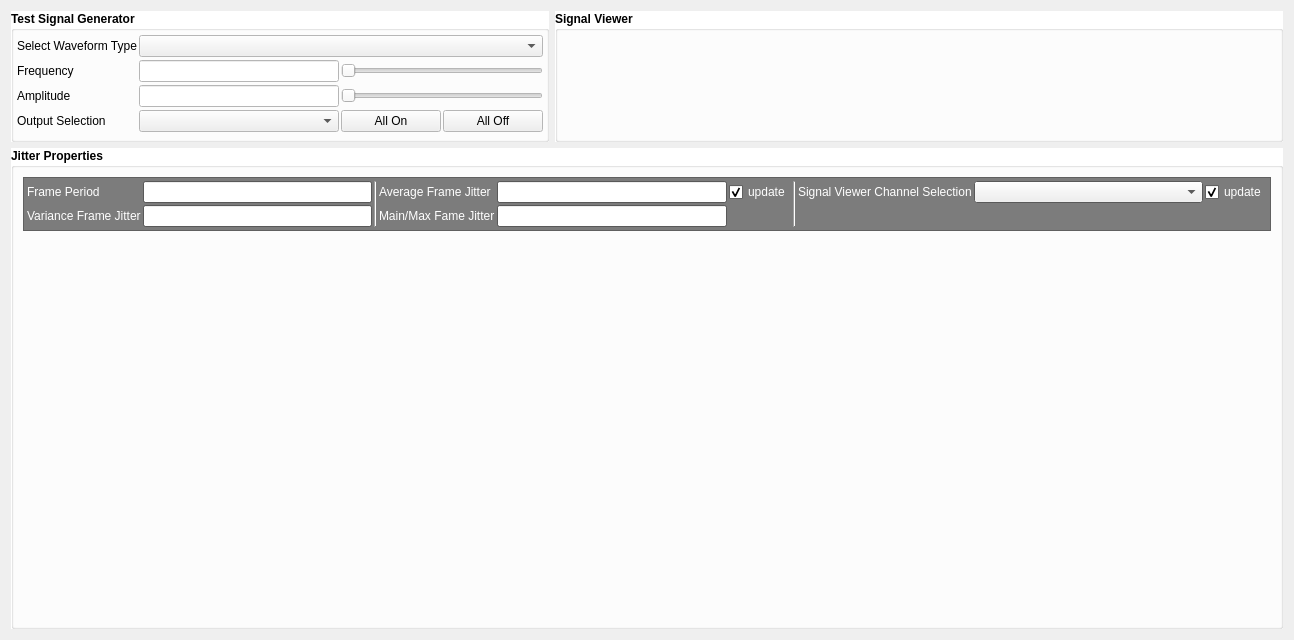
<?xml version="1.0" encoding="UTF-8"?>
<ui version="4.0">
 <class>widget_measureJitter</class>
 <widget class="QWidget" name="widget_measureJitter">
  <property name="geometry">
   <rect>
    <x>0</x>
    <y>0</y>
    <width>1271</width>
    <height>640</height>
   </rect>
  </property>
  <property name="minimumSize">
   <size>
    <width>0</width>
    <height>0</height>
   </size>
  </property>
  <property name="windowTitle">
   <string>Form</string>
  </property>
  <layout class="QGridLayout" name="gridLayout_3" rowstretch="1,10" columnstretch="1,10">
   <item row="1" column="0" colspan="2">
    <widget class="QGroupBox" name="groupBox_3">
     <property name="minimumSize">
      <size>
       <width>0</width>
       <height>0</height>
      </size>
     </property>
     <property name="palette">
      <palette>
       <active>
        <colorrole role="Base">
         <brush brushstyle="SolidPattern">
          <color alpha="255">
           <red>255</red>
           <green>255</green>
           <blue>255</blue>
          </color>
         </brush>
        </colorrole>
        <colorrole role="Window">
         <brush brushstyle="SolidPattern">
          <color alpha="255">
           <red>255</red>
           <green>255</green>
           <blue>255</blue>
          </color>
         </brush>
        </colorrole>
       </active>
       <inactive>
        <colorrole role="Base">
         <brush brushstyle="SolidPattern">
          <color alpha="255">
           <red>255</red>
           <green>255</green>
           <blue>255</blue>
          </color>
         </brush>
        </colorrole>
        <colorrole role="Window">
         <brush brushstyle="SolidPattern">
          <color alpha="255">
           <red>255</red>
           <green>255</green>
           <blue>255</blue>
          </color>
         </brush>
        </colorrole>
       </inactive>
       <disabled>
        <colorrole role="Base">
         <brush brushstyle="SolidPattern">
          <color alpha="255">
           <red>255</red>
           <green>255</green>
           <blue>255</blue>
          </color>
         </brush>
        </colorrole>
        <colorrole role="Window">
         <brush brushstyle="SolidPattern">
          <color alpha="255">
           <red>255</red>
           <green>255</green>
           <blue>255</blue>
          </color>
         </brush>
        </colorrole>
       </disabled>
      </palette>
     </property>
     <property name="font">
      <font>
       <weight>75</weight>
       <bold>true</bold>
      </font>
     </property>
     <property name="autoFillBackground">
      <bool>true</bool>
     </property>
     <property name="title">
      <string>Jitter Properties</string>
     </property>
     <layout class="QVBoxLayout" name="verticalLayout" stretch="1,10">
      <item>
       <widget class="QFrame" name="frame">
        <property name="minimumSize">
         <size>
          <width>0</width>
          <height>0</height>
         </size>
        </property>
        <property name="palette">
         <palette>
          <active>
           <colorrole role="WindowText">
            <brush brushstyle="SolidPattern">
             <color alpha="255">
              <red>255</red>
              <green>255</green>
              <blue>255</blue>
             </color>
            </brush>
           </colorrole>
           <colorrole role="Base">
            <brush brushstyle="SolidPattern">
             <color alpha="255">
              <red>255</red>
              <green>255</green>
              <blue>255</blue>
             </color>
            </brush>
           </colorrole>
           <colorrole role="Window">
            <brush brushstyle="SolidPattern">
             <color alpha="255">
              <red>124</red>
              <green>124</green>
              <blue>124</blue>
             </color>
            </brush>
           </colorrole>
          </active>
          <inactive>
           <colorrole role="WindowText">
            <brush brushstyle="SolidPattern">
             <color alpha="255">
              <red>255</red>
              <green>255</green>
              <blue>255</blue>
             </color>
            </brush>
           </colorrole>
           <colorrole role="Base">
            <brush brushstyle="SolidPattern">
             <color alpha="255">
              <red>255</red>
              <green>255</green>
              <blue>255</blue>
             </color>
            </brush>
           </colorrole>
           <colorrole role="Window">
            <brush brushstyle="SolidPattern">
             <color alpha="255">
              <red>124</red>
              <green>124</green>
              <blue>124</blue>
             </color>
            </brush>
           </colorrole>
          </inactive>
          <disabled>
           <colorrole role="WindowText">
            <brush brushstyle="SolidPattern">
             <color alpha="255">
              <red>120</red>
              <green>120</green>
              <blue>120</blue>
             </color>
            </brush>
           </colorrole>
           <colorrole role="Base">
            <brush brushstyle="SolidPattern">
             <color alpha="255">
              <red>124</red>
              <green>124</green>
              <blue>124</blue>
             </color>
            </brush>
           </colorrole>
           <colorrole role="Window">
            <brush brushstyle="SolidPattern">
             <color alpha="255">
              <red>124</red>
              <green>124</green>
              <blue>124</blue>
             </color>
            </brush>
           </colorrole>
          </disabled>
         </palette>
        </property>
        <property name="autoFillBackground">
         <bool>true</bool>
        </property>
        <property name="frameShape">
         <enum>QFrame::StyledPanel</enum>
        </property>
        <property name="frameShadow">
         <enum>QFrame::Raised</enum>
        </property>
        <layout class="QGridLayout" name="gridLayout_4" columnstretch="1,5,1,1,5,1,1,1,5,1">
         <property name="leftMargin">
          <number>3</number>
         </property>
         <property name="topMargin">
          <number>3</number>
         </property>
         <property name="rightMargin">
          <number>3</number>
         </property>
         <property name="bottomMargin">
          <number>3</number>
         </property>
         <property name="spacing">
          <number>2</number>
         </property>
         <item row="0" column="4">
          <widget class="QLineEdit" name="lineEdit_avrgDeltaT">
           <property name="font">
            <font>
             <weight>50</weight>
             <bold>false</bold>
            </font>
           </property>
          </widget>
         </item>
         <item row="0" column="1">
          <widget class="QLineEdit" name="lineEdit_theoDeltaT">
           <property name="font">
            <font>
             <weight>50</weight>
             <bold>false</bold>
            </font>
           </property>
          </widget>
         </item>
         <item row="1" column="3">
          <widget class="QLabel" name="label_7">
           <property name="font">
            <font>
             <weight>50</weight>
             <bold>false</bold>
            </font>
           </property>
           <property name="text">
            <string>Main/Max Fame Jitter</string>
           </property>
          </widget>
         </item>
         <item row="0" column="3">
          <widget class="QLabel" name="label_6">
           <property name="font">
            <font>
             <weight>50</weight>
             <bold>false</bold>
            </font>
           </property>
           <property name="text">
            <string>Average Frame Jitter</string>
           </property>
          </widget>
         </item>
         <item row="1" column="0">
          <widget class="QLabel" name="label_4">
           <property name="font">
            <font>
             <weight>50</weight>
             <bold>false</bold>
            </font>
           </property>
           <property name="text">
            <string>Variance Frame Jitter</string>
           </property>
          </widget>
         </item>
         <item row="1" column="4">
          <widget class="QLineEdit" name="lineEdit_minmaxDeltaT">
           <property name="font">
            <font>
             <weight>50</weight>
             <bold>false</bold>
            </font>
           </property>
          </widget>
         </item>
         <item row="0" column="0">
          <widget class="QLabel" name="label_3">
           <property name="font">
            <font>
             <weight>50</weight>
             <bold>false</bold>
            </font>
           </property>
           <property name="text">
            <string>Frame Period</string>
           </property>
          </widget>
         </item>
         <item row="1" column="1">
          <widget class="QLineEdit" name="lineEdit_varianceDeltaT">
           <property name="font">
            <font>
             <weight>50</weight>
             <bold>false</bold>
            </font>
           </property>
          </widget>
         </item>
         <item row="0" column="6" rowspan="2">
          <widget class="Line" name="line_2">
           <property name="orientation">
            <enum>Qt::Vertical</enum>
           </property>
          </widget>
         </item>
         <item row="0" column="2" rowspan="2">
          <widget class="Line" name="line">
           <property name="orientation">
            <enum>Qt::Vertical</enum>
           </property>
          </widget>
         </item>
         <item row="0" column="7">
          <widget class="QLabel" name="label_2">
           <property name="font">
            <font>
             <weight>50</weight>
             <bold>false</bold>
            </font>
           </property>
           <property name="text">
            <string>Signal Viewer Channel Selection</string>
           </property>
          </widget>
         </item>
         <item row="0" column="8">
          <widget class="QComboBox" name="comboBox_observeChannel">
           <property name="font">
            <font>
             <weight>50</weight>
             <bold>false</bold>
            </font>
           </property>
          </widget>
         </item>
         <item row="0" column="9">
          <widget class="QCheckBox" name="checkBox_updateChannel">
           <property name="font">
            <font>
             <weight>50</weight>
             <bold>false</bold>
            </font>
           </property>
           <property name="text">
            <string>update</string>
           </property>
           <property name="checked">
            <bool>true</bool>
           </property>
          </widget>
         </item>
         <item row="0" column="5">
          <widget class="QCheckBox" name="checkBox_updateTiming">
           <property name="font">
            <font>
             <weight>50</weight>
             <bold>false</bold>
            </font>
           </property>
           <property name="text">
            <string>update</string>
           </property>
           <property name="checked">
            <bool>true</bool>
           </property>
          </widget>
         </item>
        </layout>
       </widget>
      </item>
      <item>
       <widget class="QCustomPlot" name="widget_timing_qcp" native="true">
        <property name="minimumSize">
         <size>
          <width>0</width>
          <height>0</height>
         </size>
        </property>
       </widget>
      </item>
     </layout>
    </widget>
   </item>
   <item row="0" column="0">
    <widget class="QGroupBox" name="groupBox">
     <property name="palette">
      <palette>
       <active>
        <colorrole role="Base">
         <brush brushstyle="SolidPattern">
          <color alpha="255">
           <red>255</red>
           <green>255</green>
           <blue>255</blue>
          </color>
         </brush>
        </colorrole>
        <colorrole role="Window">
         <brush brushstyle="SolidPattern">
          <color alpha="255">
           <red>255</red>
           <green>255</green>
           <blue>255</blue>
          </color>
         </brush>
        </colorrole>
       </active>
       <inactive>
        <colorrole role="Base">
         <brush brushstyle="SolidPattern">
          <color alpha="255">
           <red>255</red>
           <green>255</green>
           <blue>255</blue>
          </color>
         </brush>
        </colorrole>
        <colorrole role="Window">
         <brush brushstyle="SolidPattern">
          <color alpha="255">
           <red>255</red>
           <green>255</green>
           <blue>255</blue>
          </color>
         </brush>
        </colorrole>
       </inactive>
       <disabled>
        <colorrole role="Base">
         <brush brushstyle="SolidPattern">
          <color alpha="255">
           <red>255</red>
           <green>255</green>
           <blue>255</blue>
          </color>
         </brush>
        </colorrole>
        <colorrole role="Window">
         <brush brushstyle="SolidPattern">
          <color alpha="255">
           <red>255</red>
           <green>255</green>
           <blue>255</blue>
          </color>
         </brush>
        </colorrole>
       </disabled>
      </palette>
     </property>
     <property name="font">
      <font>
       <weight>75</weight>
       <bold>true</bold>
      </font>
     </property>
     <property name="autoFillBackground">
      <bool>true</bool>
     </property>
     <property name="title">
      <string>Test Signal Generator</string>
     </property>
     <layout class="QGridLayout" name="gridLayout">
      <property name="leftMargin">
       <number>3</number>
      </property>
      <property name="topMargin">
       <number>3</number>
      </property>
      <property name="rightMargin">
       <number>3</number>
      </property>
      <property name="bottomMargin">
       <number>3</number>
      </property>
      <property name="spacing">
       <number>2</number>
      </property>
      <item row="2" column="0">
       <widget class="QLabel" name="label_13">
        <property name="font">
         <font>
          <weight>50</weight>
          <bold>false</bold>
         </font>
        </property>
        <property name="text">
         <string>Amplitude</string>
        </property>
       </widget>
      </item>
      <item row="2" column="1">
       <widget class="QLineEdit" name="lineEdit_amplitude">
        <property name="font">
         <font>
          <weight>50</weight>
          <bold>false</bold>
         </font>
        </property>
       </widget>
      </item>
      <item row="2" column="2" colspan="2">
       <widget class="QSlider" name="horizontalSlider_amplitude">
        <property name="font">
         <font>
          <weight>50</weight>
          <bold>false</bold>
         </font>
        </property>
        <property name="maximum">
         <number>100</number>
        </property>
        <property name="orientation">
         <enum>Qt::Horizontal</enum>
        </property>
       </widget>
      </item>
      <item row="3" column="2">
       <widget class="QPushButton" name="pushButton_outputallon">
        <property name="minimumSize">
         <size>
          <width>100</width>
          <height>0</height>
         </size>
        </property>
        <property name="font">
         <font>
          <weight>50</weight>
          <bold>false</bold>
         </font>
        </property>
        <property name="text">
         <string>All On</string>
        </property>
       </widget>
      </item>
      <item row="0" column="0">
       <widget class="QLabel" name="label_5">
        <property name="font">
         <font>
          <weight>50</weight>
          <bold>false</bold>
         </font>
        </property>
        <property name="text">
         <string>Select Waveform Type</string>
        </property>
       </widget>
      </item>
      <item row="3" column="1">
       <widget class="QComboBox" name="comboBox_outputchannel">
        <property name="font">
         <font>
          <weight>50</weight>
          <bold>false</bold>
         </font>
        </property>
       </widget>
      </item>
      <item row="0" column="1" colspan="3">
       <widget class="QComboBox" name="comboBox_waveformType">
        <property name="font">
         <font>
          <weight>50</weight>
          <bold>false</bold>
         </font>
        </property>
       </widget>
      </item>
      <item row="3" column="0">
       <widget class="QLabel" name="label_15">
        <property name="font">
         <font>
          <weight>50</weight>
          <bold>false</bold>
         </font>
        </property>
        <property name="text">
         <string>Output Selection</string>
        </property>
       </widget>
      </item>
      <item row="3" column="3">
       <widget class="QPushButton" name="pushButton_outputalloff">
        <property name="minimumSize">
         <size>
          <width>100</width>
          <height>0</height>
         </size>
        </property>
        <property name="font">
         <font>
          <weight>50</weight>
          <bold>false</bold>
         </font>
        </property>
        <property name="text">
         <string>All Off</string>
        </property>
       </widget>
      </item>
      <item row="1" column="0">
       <widget class="QLabel" name="label">
        <property name="font">
         <font>
          <weight>50</weight>
          <bold>false</bold>
         </font>
        </property>
        <property name="text">
         <string>Frequency</string>
        </property>
       </widget>
      </item>
      <item row="1" column="1">
       <widget class="QLineEdit" name="lineEdit_frequency">
        <property name="minimumSize">
         <size>
          <width>200</width>
          <height>0</height>
         </size>
        </property>
        <property name="font">
         <font>
          <weight>50</weight>
          <bold>false</bold>
         </font>
        </property>
       </widget>
      </item>
      <item row="1" column="2" colspan="2">
       <widget class="QSlider" name="horizontalSlider_frequency">
        <property name="font">
         <font>
          <weight>50</weight>
          <bold>false</bold>
         </font>
        </property>
        <property name="maximum">
         <number>100</number>
        </property>
        <property name="orientation">
         <enum>Qt::Horizontal</enum>
        </property>
       </widget>
      </item>
     </layout>
    </widget>
   </item>
   <item row="0" column="1">
    <widget class="QGroupBox" name="groupBox_2">
     <property name="palette">
      <palette>
       <active>
        <colorrole role="Base">
         <brush brushstyle="SolidPattern">
          <color alpha="255">
           <red>255</red>
           <green>255</green>
           <blue>255</blue>
          </color>
         </brush>
        </colorrole>
        <colorrole role="Window">
         <brush brushstyle="SolidPattern">
          <color alpha="255">
           <red>255</red>
           <green>255</green>
           <blue>255</blue>
          </color>
         </brush>
        </colorrole>
       </active>
       <inactive>
        <colorrole role="Base">
         <brush brushstyle="SolidPattern">
          <color alpha="255">
           <red>255</red>
           <green>255</green>
           <blue>255</blue>
          </color>
         </brush>
        </colorrole>
        <colorrole role="Window">
         <brush brushstyle="SolidPattern">
          <color alpha="255">
           <red>255</red>
           <green>255</green>
           <blue>255</blue>
          </color>
         </brush>
        </colorrole>
       </inactive>
       <disabled>
        <colorrole role="Base">
         <brush brushstyle="SolidPattern">
          <color alpha="255">
           <red>255</red>
           <green>255</green>
           <blue>255</blue>
          </color>
         </brush>
        </colorrole>
        <colorrole role="Window">
         <brush brushstyle="SolidPattern">
          <color alpha="255">
           <red>255</red>
           <green>255</green>
           <blue>255</blue>
          </color>
         </brush>
        </colorrole>
       </disabled>
      </palette>
     </property>
     <property name="font">
      <font>
       <weight>75</weight>
       <bold>true</bold>
      </font>
     </property>
     <property name="autoFillBackground">
      <bool>true</bool>
     </property>
     <property name="title">
      <string>Signal Viewer</string>
     </property>
     <layout class="QGridLayout" name="gridLayout_2" columnstretch="1,0,0">
      <property name="leftMargin">
       <number>3</number>
      </property>
      <property name="topMargin">
       <number>3</number>
      </property>
      <property name="rightMargin">
       <number>3</number>
      </property>
      <property name="bottomMargin">
       <number>3</number>
      </property>
      <property name="spacing">
       <number>2</number>
      </property>
      <item row="0" column="0" colspan="3">
       <widget class="QCustomPlot" name="widget_channel_qcp" native="true">
        <property name="minimumSize">
         <size>
          <width>716</width>
          <height>102</height>
         </size>
        </property>
       </widget>
      </item>
     </layout>
    </widget>
   </item>
  </layout>
 </widget>
 <customwidgets>
  <customwidget>
   <class>QCustomPlot</class>
   <extends>QWidget</extends>
   <header location="global">qcustomplot.h</header>
   <container>1</container>
  </customwidget>
 </customwidgets>
 <resources/>
 <connections>
  <connection>
   <sender>comboBox_waveformType</sender>
   <signal>activated(int)</signal>
   <receiver>widget_measureJitter</receiver>
   <slot>selected_waveformType(int)</slot>
   <hints>
    <hint type="sourcelabel">
     <x>294</x>
     <y>59</y>
    </hint>
    <hint type="destinationlabel">
     <x>453</x>
     <y>0</y>
    </hint>
   </hints>
  </connection>
  <connection>
   <sender>lineEdit_amplitude</sender>
   <signal>editingFinished()</signal>
   <receiver>widget_measureJitter</receiver>
   <slot>changed_amplitude()</slot>
   <hints>
    <hint type="sourcelabel">
     <x>202</x>
     <y>130</y>
    </hint>
    <hint type="destinationlabel">
     <x>0</x>
     <y>153</y>
    </hint>
   </hints>
  </connection>
  <connection>
   <sender>horizontalSlider_amplitude</sender>
   <signal>sliderReleased()</signal>
   <receiver>widget_measureJitter</receiver>
   <slot>modify_amplitude()</slot>
   <hints>
    <hint type="sourcelabel">
     <x>294</x>
     <y>131</y>
    </hint>
    <hint type="destinationlabel">
     <x>489</x>
     <y>0</y>
    </hint>
   </hints>
  </connection>
  <connection>
   <sender>comboBox_outputchannel</sender>
   <signal>activated(int)</signal>
   <receiver>widget_measureJitter</receiver>
   <slot>selected_output(int)</slot>
   <hints>
    <hint type="sourcelabel">
     <x>202</x>
     <y>166</y>
    </hint>
    <hint type="destinationlabel">
     <x>0</x>
     <y>119</y>
    </hint>
   </hints>
  </connection>
  <connection>
   <sender>pushButton_outputallon</sender>
   <signal>clicked()</signal>
   <receiver>widget_measureJitter</receiver>
   <slot>clicked_outputallon()</slot>
   <hints>
    <hint type="sourcelabel">
     <x>248</x>
     <y>168</y>
    </hint>
    <hint type="destinationlabel">
     <x>0</x>
     <y>1</y>
    </hint>
   </hints>
  </connection>
  <connection>
   <sender>pushButton_outputalloff</sender>
   <signal>clicked()</signal>
   <receiver>widget_measureJitter</receiver>
   <slot>clicked_outputalloff()</slot>
   <hints>
    <hint type="sourcelabel">
     <x>294</x>
     <y>168</y>
    </hint>
    <hint type="destinationlabel">
     <x>0</x>
     <y>252</y>
    </hint>
   </hints>
  </connection>
  <connection>
   <sender>lineEdit_frequency</sender>
   <signal>editingFinished()</signal>
   <receiver>widget_measureJitter</receiver>
   <slot>changed_frequency()</slot>
   <hints>
    <hint type="sourcelabel">
     <x>166</x>
     <y>78</y>
    </hint>
    <hint type="destinationlabel">
     <x>25</x>
     <y>-6</y>
    </hint>
   </hints>
  </connection>
  <connection>
   <sender>horizontalSlider_frequency</sender>
   <signal>sliderReleased()</signal>
   <receiver>widget_measureJitter</receiver>
   <slot>modify_frequency()</slot>
   <hints>
    <hint type="sourcelabel">
     <x>238</x>
     <y>78</y>
    </hint>
    <hint type="destinationlabel">
     <x>274</x>
     <y>-9</y>
    </hint>
   </hints>
  </connection>
  <connection>
   <sender>comboBox_observeChannel</sender>
   <signal>activated(int)</signal>
   <receiver>widget_measureJitter</receiver>
   <slot>select_observationChannel(int)</slot>
   <hints>
    <hint type="sourcelabel">
     <x>915</x>
     <y>44</y>
    </hint>
    <hint type="destinationlabel">
     <x>1003</x>
     <y>77</y>
    </hint>
   </hints>
  </connection>
 </connections>
 <slots>
  <slot>selected_waveformType(int)</slot>
  <slot>changed_amplitude()</slot>
  <slot>modify_amplitude()</slot>
  <slot>selected_output(int)</slot>
  <slot>clicked_outputallon()</slot>
  <slot>clicked_outputalloff()</slot>
  <slot>changed_frequency()</slot>
  <slot>modify_frequency()</slot>
  <slot>select_observationChannel(int)</slot>
 </slots>
</ui>
